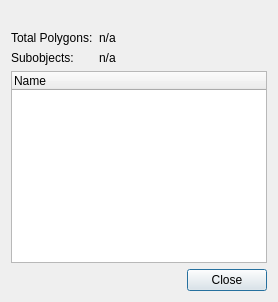
<?xml version="1.0" encoding="UTF-8"?>
<ui version="4.0">
 <class>HierarchyPropertiesDialog</class>
 <widget class="QDialog" name="HierarchyPropertiesDialog">
  <property name="windowTitle">
   <string>Hierarchy Properties</string>
  </property>
  <layout class="QVBoxLayout" name="verticalLayout">
   <item>
    <widget class="QLabel" name="descriptionLabel">
     <property name="text">
      <string/>
     </property>
     <property name="textInteractionFlags">
      <set>Qt::TextSelectableByMouse</set>
     </property>
     <property name="wordWrap">
      <bool>true</bool>
     </property>
    </widget>
   </item>
   <item>
    <layout class="QFormLayout" name="propertiesFormLayout">
     <item row="0" column="0">
      <widget class="QLabel" name="polygonCountLabel">
       <property name="text">
        <string>Total Polygons:</string>
       </property>
      </widget>
     </item>
     <item row="0" column="1">
      <widget class="QLabel" name="polygonCountValue">
       <property name="text">
        <string>n/a</string>
       </property>
       <property name="textInteractionFlags">
        <set>Qt::TextSelectableByMouse</set>
       </property>
      </widget>
     </item>
     <item row="1" column="0">
      <widget class="QLabel" name="subObjectCountLabel">
       <property name="text">
        <string>Subobjects:</string>
       </property>
      </widget>
     </item>
     <item row="1" column="1">
      <widget class="QLabel" name="subObjectCountValue">
       <property name="text">
        <string>n/a</string>
       </property>
       <property name="textInteractionFlags">
        <set>Qt::TextSelectableByMouse</set>
       </property>
      </widget>
     </item>
    </layout>
   </item>
   <item>
    <widget class="QTreeWidget" name="subObjectList">
     <property name="selectionMode">
      <enum>QAbstractItemView::SingleSelection</enum>
     </property>
     <property name="rootIsDecorated">
      <bool>false</bool>
     </property>
     <property name="itemsExpandable">
      <bool>false</bool>
     </property>
     <column>
      <property name="text">
       <string>Name</string>
      </property>
     </column>
    </widget>
   </item>
   <item>
    <widget class="QDialogButtonBox" name="buttonBox">
     <property name="standardButtons">
      <set>QDialogButtonBox::Close</set>
     </property>
    </widget>
   </item>
  </layout>
 </widget>
 <resources/>
 <connections/>
</ui>
